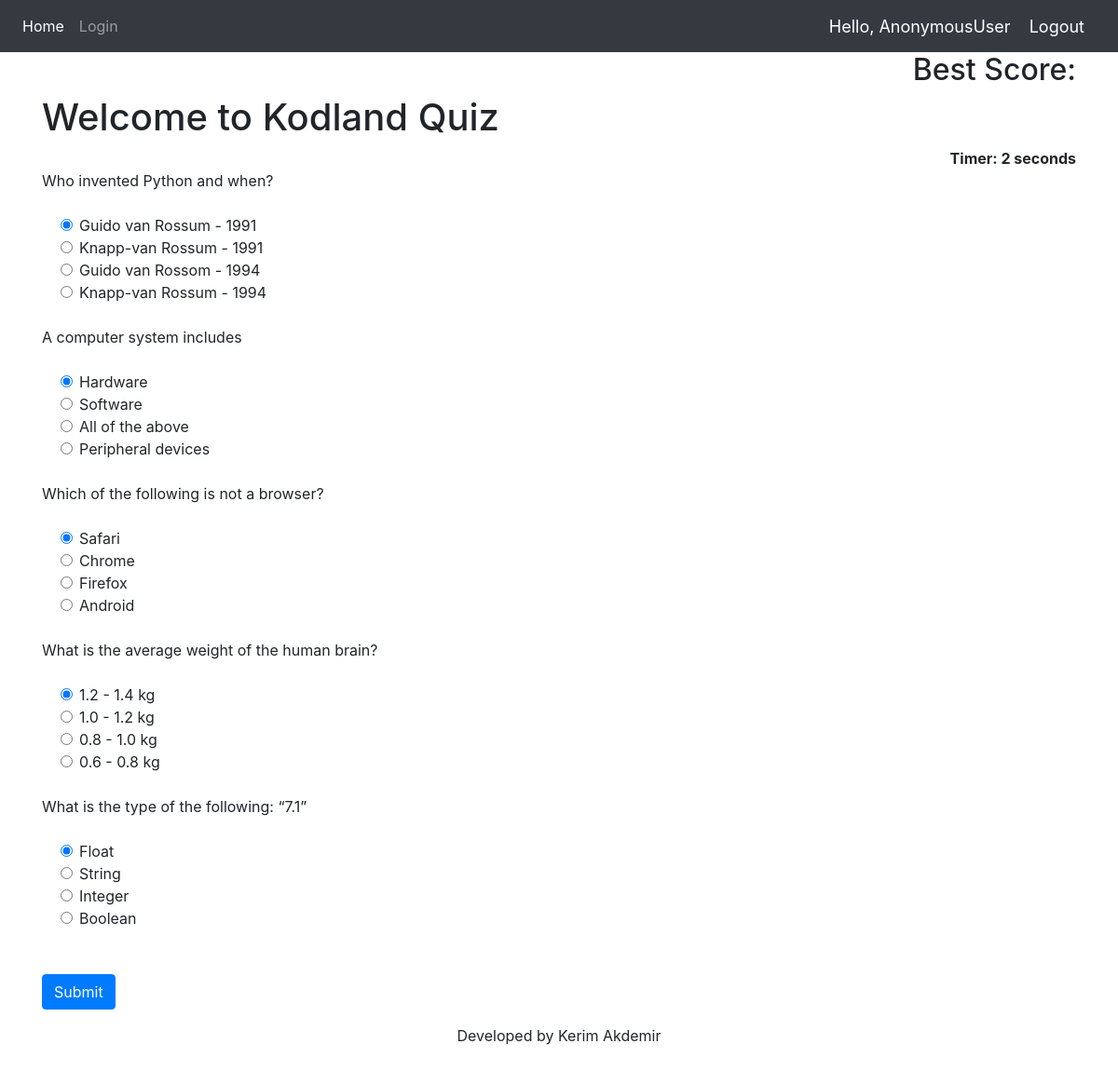
The page / on the database its author committed.
### Quiz/models.py (models this page shows, shortened)
class QuesModel(models.Model):
    question = models.CharField(max_length=200,null=True)
    op1 = models.CharField(max_length=200,null=True)
    op2 = models.CharField(max_length=200,null=True)
    op3 = models.CharField(max_length=200,null=True)
    op4 = models.CharField(max_length=200,null=True)
    ans = models.CharField(max_length=200,null=True)

### Quiz/views.py (the view)
# urls.py: 2. Add a URL to urlpatterns:  path('', views.home, name='home')
def home(request):
    if request.method == 'POST':
        score = 0
        total = 0
        for q in QuesModel.objects.all():
            total += 1
            if q.ans == request.POST.get(q.question):
                score += 10
        percent = score / (total * 10) * 100
        if request.user.is_authenticated:
            user_profile, created = UserProfile.objects.get_or_create(user=request.user)
            if percent > user_profile.best_score:
                user_profile.best_score = percent
                user_profile.save()
        context = {
            'score': score,
            'time': request.POST.get('timer'),
            'percent': percent,
            'total': total
        }
        return render(request, 'Quiz/result.html', context)
    else:
        questions = QuesModel.objects.all()
        context = {
            'questions': questions
        }
        return render(request, 'Quiz/home.html', context)

### Quiz/templates/Quiz/home.html (shortened to what this page needs)
{% extends 'Quiz/dependencies.html' %}
{% block content %}
{% load static %}
<div class="container ">
    <div class="row">
        <div class="col-md-8">
        </div>
        <div class="col-md-4 text-right">
            <h2>Best Score: {{ request.user.userprofile.best_score }}</h2>
        </div>
    </div>
<h1>Welcome to Kodland Quiz</h1>
<div align="right " id="displaytimer"><b>Timer: 0 seconds</b></div>
 <form method='post' action=''>
    {% for q  in questions%}
    <div class="form-group">
      <label for="question">{{q.question}}</label>
    </div>
    <div class="form-check">
        <div class="form-check">
            <input class="form-check-input" type="radio" name="{{q.question}}" id="gridRadios1" value="option1" checked>
            <label class="form-check-label" for="gridRadios1">
                {{q.op1}}
            </label>
        </div>
        <div class="form-check">
            <input class="form-check-input" type="radio" name="{{q.question}}" id="gridRadios2" value="option2">
            <label class="form-check-label" for="gridRadios2">
                {{q.op2}}
            </label>
        </div>
        <div class="form-check">
            <input class="form-check-input" type="radio" name="{{q.question}}" id="gridRadios1" value="option3">
            <label class="form-check-label" for="gridRadios1">
                {{q.op3}}
            </label>
        </div>
        <div class="form-check">
            <input class="form-check-input" type="radio" name="{{q.question}}" id="gridRadios2" value="option4">
            <label class="form-check-label" for="gridRadios2">
                {{q.op4}}
            </label>
        </div>
        <br>
    </div>
    {% endfor %}
    <br>
    <button type="submit" class="btn btn-primary">Submit</button>
  </form>
</div>
<center><p>Developed by Kerim Akdemir</p></center>
{% endblock %}

### Quiz/templates/Quiz/dependencies.html (shortened to what this page needs)
{% load static %}
<html>
    <head>
        <link rel="stylesheet" href="https://stackpath.bootstrapcdn.com/bootstrap/4.5.0/css/bootstrap.min.css">
    </head>
    <body>
        {% include 'Quiz/navbar.html' %}
        {% block content %}
        {% endblock %}
        <br>
    </body>
</html>

### Quiz/templates/Quiz/navbar.html (shortened to what this page needs)
{% load static %}
<nav class="navbar navbar-expand-lg navbar-dark bg-dark">
  <div class="collapse navbar-collapse" id="navbarNav">
    <ul class="navbar-nav">
      <li class="nav-item active">
        <a class="nav-link" href="{% url 'home' %}">Home</a>
      </li>
      <li class="nav-item">
        <a class="nav-link" href="{% url 'login' %}">Login</a>
      </li>
    </ul>
  </div>
  <span class="greet">Hello, {{request.user}}</span>
  <span ><a  class="greet" href="{% url 'logout' %}">Logout</a></span>
</nav>

### Quiz/templates/Quiz/navbar.html (style rules this page uses)
.greet { font-size: 18px; color: #fff; margin-right: 20px; }

### rows shown on the page
QuesModel: question "Who invented Python and when?", op1 "Guido van Rossum - 1991", op2 "Knapp-van Rossum - 1991", op3 "Guido van Rossom - 1994", op4 "Knapp-van Rossum - 1994"
QuesModel: question "A computer system includes", op1 "Hardware", op2 "Software", op3 "All of the above", op4 "Peripheral devices"
QuesModel: question "Which of the following is not a browser?", op1 "Safari", op2 "Chrome", op3 "Firefox", op4 "Android"
QuesModel: question "What is the average weight of the human brain?", op1 "1.2 - 1.4 kg", op2 "1.0 - 1.2 kg", op3 "0.8 - 1.0 kg", op4 "0.6 - 0.8 kg"
QuesModel: question "What is the type of the following: “7.1”", op1 "Float", op2 "String", op3 "Integer", op4 "Boolean"

### other values the page prints
{{ request.user }} "AnonymousUser"
